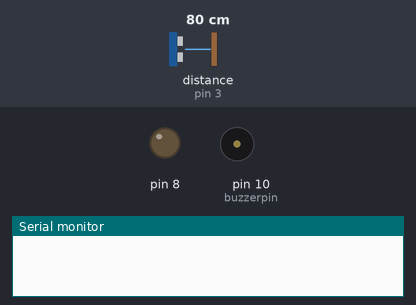
This sketch was run on a simulated Arduino Uno, built with avr-gcc and run on an emulated ATmega328P. On the bench: output pins drawn as LEDs (lit = HIGH), buzzer (waves = sounding, pin HIGH), the last lines printed to the serial monitor. Wiring (inferred from the names in the program): ultrasonic range finder: trigger pin 4; echo pin 3. Inputs (shaded band) come from the test bench; at power-on: distance to the obstacle (sensor on pin 3) 80 cm. The echo pulse lasts 58.3 µs per cm; pins used as bus, display or sensor lines are not drawn.

Above: at 0.1 s.
At 1.1 s:
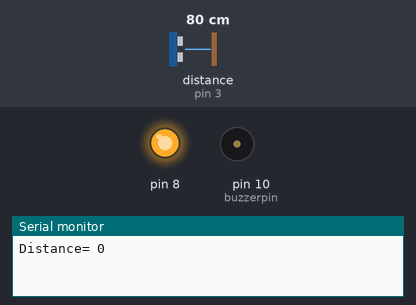
Timing chart, 0 to 2.6 s (numbered marks = the images above):
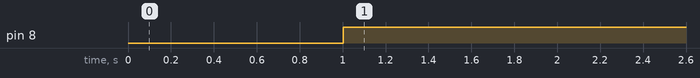

Measured:
- by itself, pin 8: LOW → HIGH at 1.0 s

The sketch:

auduino.ino
```cpp
int trigpin=4;
int echopin=3;
int buzzerpin=10;
int time;
int distance;
void setup()
{
 pinMode(8,OUTPUT);
 pinMode(3,INPUT);
 pinMode(4,OUTPUT);
 pinMode(10,OUTPUT);
 Serial.begin(9600);
}
void loop()
{
 digitalWrite(trigpin, HIGH);
 delayMicroseconds(1000);
 digitalWrite(trigpin, LOW);
 delayMicroseconds(1000);
 time=pulseIn(echopin,HIGH);
 distance=(time*0.034)/2;
 if(distance<=10)
 {
 Serial.print("Distance= ");
 Serial.println(distance);
 digitalWrite(8,HIGH);
 delay(1000);
 digitalWrite(10,LOW);
 delay(1000);
 }
 else
 {
 Serial.print("Distance= ");
 Serial.println(distance);
 digitalWrite(8,LOW);
 delay(1000);
 digitalWrite(10,HIGH);
 delay(1000);
 }

}
```
